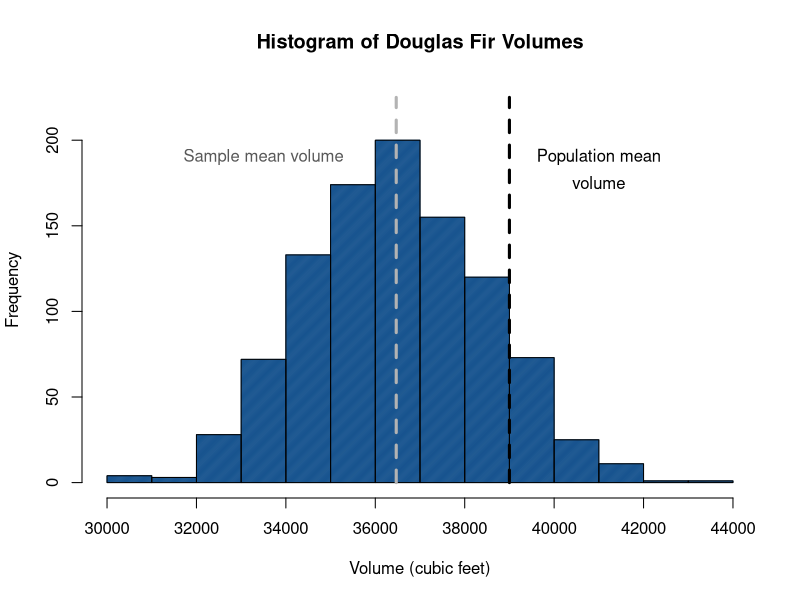
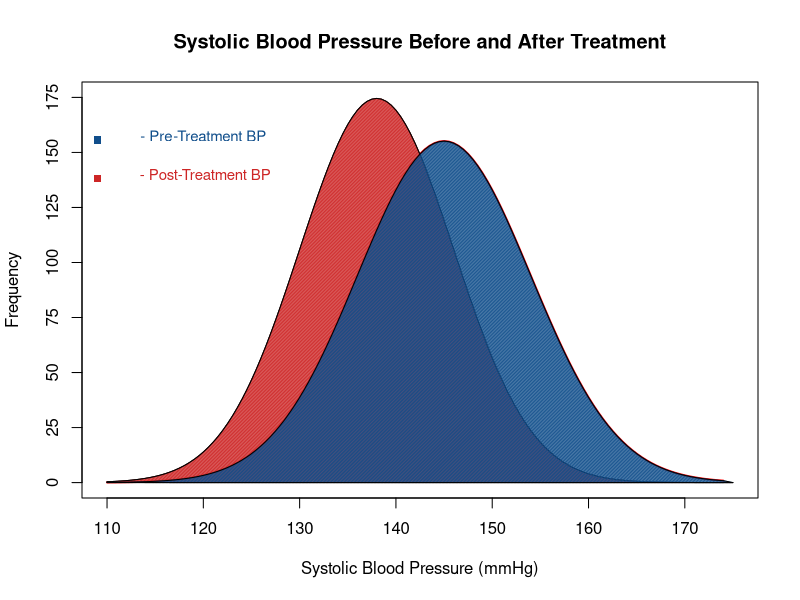

Reproduce these figures in R, in order.
###############################################################################
# One-Sample t-Test Example
###############################################################################

set.seed(0)
treeVolume <- c(rnorm(1000, mean = 36500, sd = 2000))
t.test(treeVolume, mu = 39000)

hist(treeVolume, freq = TRUE, density = 150, col = "dodgerblue4",
     border = "black", breaks = 15, 
     main = "Histogram of Douglas Fir Volumes",
     xlab = "Volume (cubic feet)", xlim = c(30000, 44000),
     ylim = c(0, 225))

segments(39000, 0, 39000, 225, lwd = 3,
         lty = 2)
text(41000, 190, "Population mean")
text(41000, 175, "volume")

segments(mean(treeVolume), 0, mean(treeVolume), 225,
         lwd = 3, lty = 2, col = "gray70")
text(33500, 190, "Sample mean volume", col = "gray35")

###############################################################################
# Paired-Samples Example
###############################################################################

# Let's say that we're measuring systolic
# blood pressures of patients before and
# after treatment with a drug meant to 
# reduce hypertension

set.seed(2820)

# We have 500 patients with a preTreat systolic
# bp of M = 145, SD = 11
preTreat <- c(rnorm(1000, mean = 145, sd = 9))

# And a postTreat systolic bp M = 130
# and SD = 15
postTreat <- c(rnorm(1000, mean = 138, sd = 8))

# Did the treatment reduce hypertension?
t.test(preTreat, postTreat, paired=TRUE)

bloodPressures <- data.frame(Systolic = c(preTreat, postTreat),
                         Treatment = c(rep("Pre-Treatment", 1000), 
                                       rep("Post-Treatment", 1000)))

# Optional histogram using ggplot

# library(ggplot2)
# ggplot(bloodPressures, aes(x = Systolic, fill = Treatment)) +
#   geom_bar(binwidth = 3, colour = "black", position = "identity", alpha = 0.6) + 
#   xlim(117, 174) +
#   xlab("Systolic Blood Pressure (mmHg)") + 
#   ggtitle("Systolic Blood Pressure Before and After Treatment")

x <- seq(from = 110, to = 174, by = 0.5)
y1 <- dnorm(x, mean = 145, sd = 9)
y2 <- dnorm(x, mean = 138, sd = 8)
plot(x, y1, type="l", lwd=2, col="red",
     main="Systolic Blood Pressure Before and After Treatment",
     xlab = "Systolic Blood Pressure (mmHg)",
     ylab = "Frequency", yaxt="n",
     xlim = c(110, 175), ylim = c(0, 0.05))
lines(x, y2)
polygon(c(110,x,175),c(0,y2,0), col="firebrick3", density = 100,
        border = "black")
polygon(c(117,x,175),c(0,y1,0), col="dodgerblue4", density = 100,
        border = "black")

ylab=c(seq(from=0, to=175, by=25))
y=c(seq(from=0, to=0.05, length.out = 8))
axis(2,at=y,labels=ylab)

text(x = 120, y = 0.045, "- Pre-Treatment BP", col = "dodgerblue4", cex = 0.9)
text(x = 120, y = 0.04, " - Post-Treatment BP", col = "firebrick3", cex = 0.9)
points(109, 0.0445, pch = 15, col = "dodgerblue4")
points(109, 0.0395, pch = 15, col = "firebrick3")

###############################################################################
# Equality of Variance
###############################################################################

# For Levene's Test:
library(car)
leveneTest(bloodPressures$Systolic, bloodPressures$Treatment)

# Or:
var.test(preTreat, postTreat)

###############################################################################
# Implementation in R
###############################################################################

# Independent 2-group t-test
# where y1 and y2 are numeric
set.seed(0)
ClevelandSpending <- rnorm(50, mean = 250, sd = 75)
NYSpending <- rnorm(50, mean = 300, sd = 80)
t.test(ClevelandSpending, NYSpending, var.equal=TRUE)

# Independent 2-group t-test
# where y1 is numeric and y2 is binary
spending <- c(ClevelandSpending, NYSpending)
city <- c(rep("Cleveland", 50), rep("New York", 50))
t.test(spending~city, var.equal=TRUE)

# Independent 2-group t-test
# Equal variances not assumed
t.test(ClevelandSpending, NYSpending, var.equal=FALSE)

# Paired-samples t-test
# where y1 & y2 are numeric
set.seed(2820)
preTreat <- c(rnorm(1000, mean = 145, sd = 9))
postTreat <- c(rnorm(1000, mean = 138, sd = 8))
t.test(preTreat, postTreat, paired=TRUE)

# One-sample t-test
set.seed(0)
treeVolume <- c(rnorm(75, mean = 36500, sd = 2000))
t.test(treeVolume, mu = 39000) # Ho: mu = 39000